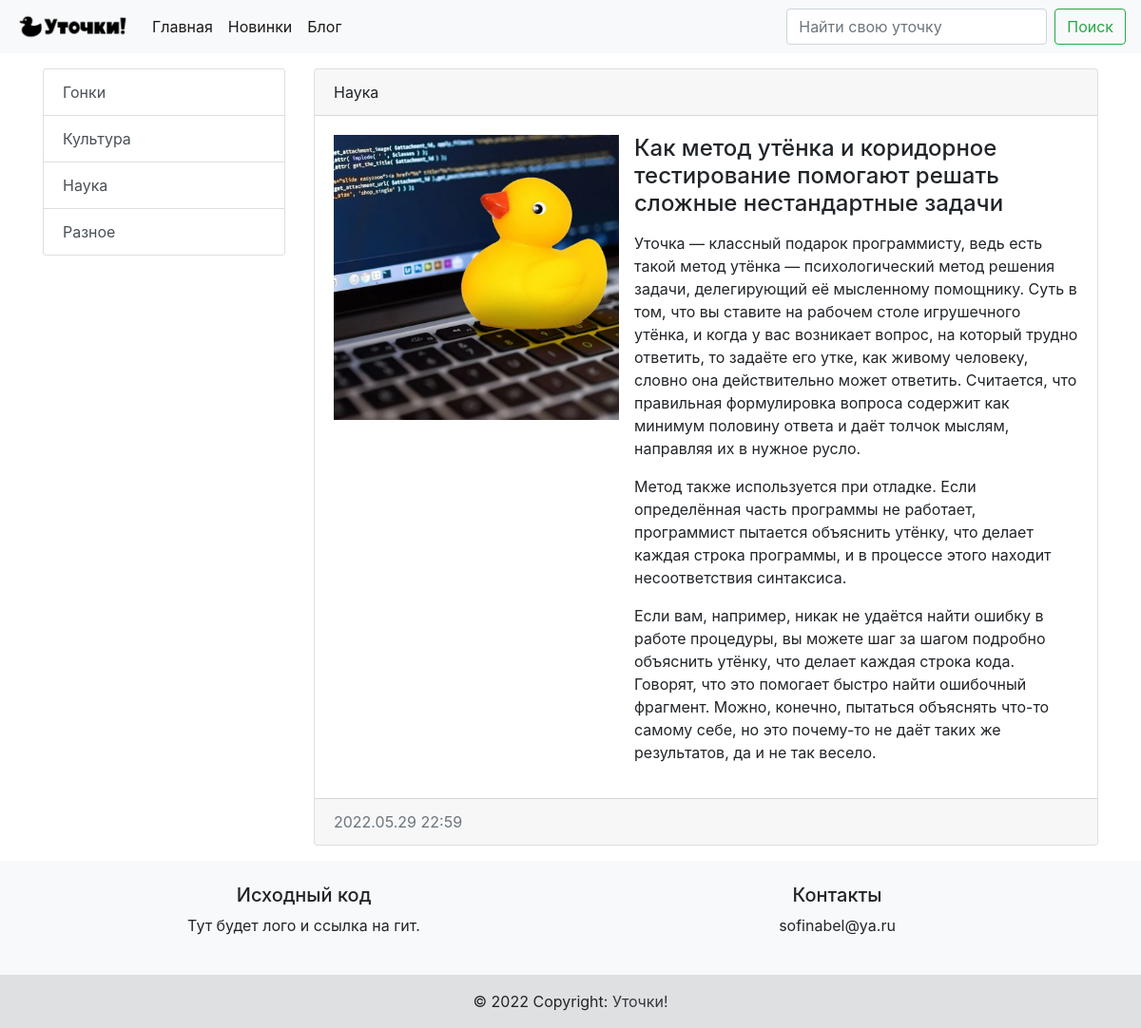
Page /blog/1/ on the committed database.
### blog/models.py (models this page shows, shortened)
class Category(models.Model):
    title = models.CharField(max_length=100, verbose_name='Название категории', db_index=True)
    def __str__(self):
        return self.title
    class Meta:
        verbose_name = 'Категория'
        verbose_name_plural = 'Категории'
        ordering = ['title']

class Article(models.Model):
    title = models.CharField(max_length=100, verbose_name='Заголовок')
    content = models.TextField(blank=True, verbose_name='Текст')
    created_at = models.DateTimeField(auto_now_add=True, verbose_name='Опубликовано в')
    updated_at = models.DateTimeField(auto_now=True, verbose_name='Обновлено в')
    photo = models.ImageField(upload_to='photos/%Y/%m/%d', verbose_name='Фото', blank=True)
    is_published = models.BooleanField(default=True, verbose_name='Опубликовано')
    category = models.ForeignKey('Category', on_delete=models.PROTECT, null=True, blank=True, verbose_name='Категория')
    class Meta:
        verbose_name = 'Статья'
        verbose_name_plural = 'Статьи'

### blog/views.py (the view)
# urls.py: path('<int:article_id>/', view_articles, name='view_articles'),
def view_articles(request, article_id):
    articles_item = Article.objects.get(pk=article_id)
    return render(request, 'blog/view_articles.html', {"articles_item": articles_item})

### blog/templatetags/blog_tags.py (called while the page is built)
@register.simple_tag()
def get_categories():
    return Category.objects.all()

### blog/templates/blog/view_articles.html (shortened to what this page needs)
{% extends 'base.html' %}
{% block sidebar %}
{% include 'inc/_sidebar.html'%}
{% endblock %}
{% block content %}
<div class="card mb-3">
    <div class="card-header">
        {{ articles_item.category }}
    </div>
    <div class="card-body">
        <div class="media">
            {% if articles_item.photo %}
            <img src="{{ articles_item.photo.url }}" width="300" class="mr-3">
            {% else %}
            <img src="/media/logo.png" width="300" class="mr-3">
            {% endif %}
            <div class="media-body">
                <h4 class="card-title">{{ articles_item.title }}</h4>
                <p class="card-text">{{ articles_item.content|safe|linebreaks }}</p>
            </div>
        </div>
    </div>
    <div class="card-footer text-muted">
        {{ articles_item.created_at |date:'Y.m.d H:i'}}
    </div>
</div>
{% endblock %}

### templates/inc/_sidebar.html
{% load blog_tags %}
<div class="list-group">
    {% get_categories as categories %}
    {% for item in categories %}
    <a href="/blog/category/{{ item.pk }}" class="list-group-item list-group-item-action">{{ item.title }}</a>
    {% endfor %}
</div>

### rows in the picture
Category: title "Гонки"
Category: title "Культура"
Category: title "Наука"
Category: title "Разное"
Article: category "Наука", photo (picture), title "Как метод утёнка и коридорное тестирование помогают решать сложные нестандартные задачи", content "Уточка — классный подарок программисту, ведь есть такой метод утёнка — психологический метод решения задачи, делегирующий её мысленному помощнику. Суть в том, что вы ставите на рабочем столе игрушечного утёнка, и когда у вас возникает вопрос, на который трудно ответить, то задаёте его утке, как живому человеку, словно она действительно может ответить. Считается, что правильная формулировка вопроса содержит как минимум половину ответа и даёт толчок мыслям, направляя их в нужное русло. Метод также используется при отладке. Если определённая часть программы не работает, программист пытается объяснить утёнку, что делает каждая строка программы, и в процессе этого находит несоответствия…", created_at "2022.05.29 22:59"
